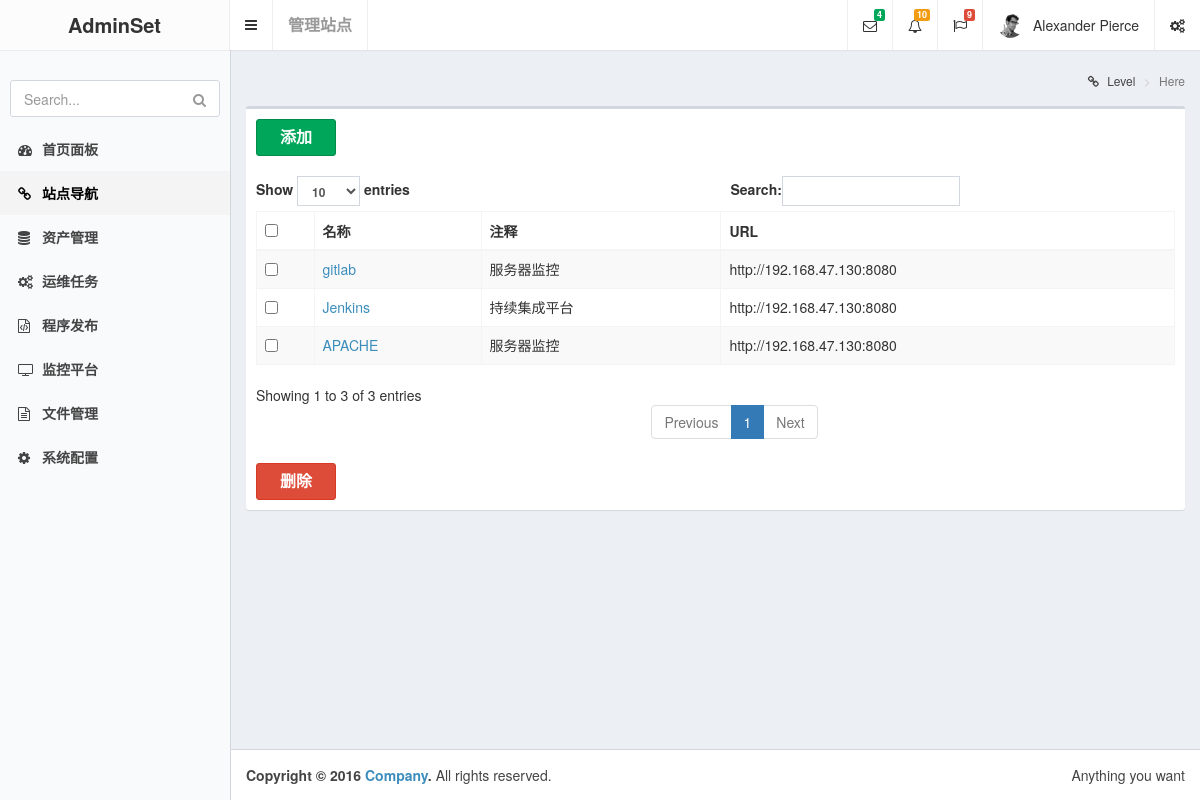
The app's page /navi/manage/, older data.
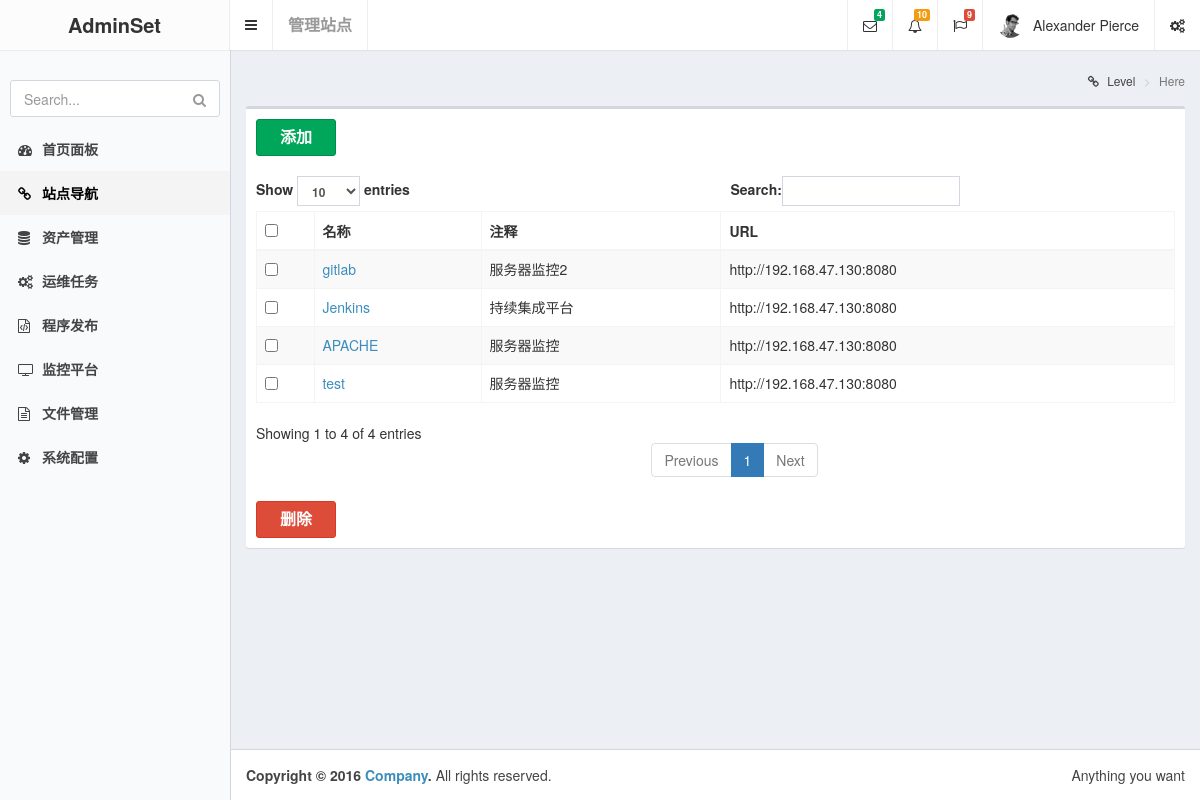
The same page, newer data.
### navi/models.py (models this page shows, shortened)
class navi(models.Model):
    name = models.CharField(u"名称",max_length=50)
    description = models.CharField(u"描述",max_length=50)
    url = models.URLField(u"网址")

### navi/views.py (the view)
def manage(request):
    temp_name = "navi/navi-header.html"
    allnavi = navi.objects.all()
    return render_to_response("navi/manage.html", locals())

### templates/navi/manage.html (shortened to what this page needs)
{% extends 'base.html' %}
{% block content %}
<div class="content-wrapper">
    <section class="content-header">
      <h1>
      </h1>
      <ol class="breadcrumb">
        <li><a href="#"><i class="fa fa-link"></i> Level</a></li>
        <li class="active">Here</li>
      </ol>
    </section>
    <section class="content">
        <form action="{% url 'delete' %}" method="post">
            <div class="box">
                <div class="box-header">
                  <div class="btn-group">
						 <a href="{% url 'add' %}"><li class="btn btn-success" style="width: 60pt;font-size: medium" ><b>添加</b></li></a>
                  </div>
                </div>
                <div class="box-body">
                  <table class="table table-striped table-bordered" id="dataform">
                      <thead>
                        <tr>
                            <th>
                                <input type="checkbox" onclick="checkAll(this, 'item1');" />
                            </th>
                                    <th>名称</th>
                                    <th>注释</th>
                                    <th>URL</th>
                                </tr>
                            </thead>
                            <tbody>
                                {% if allnavi %}
                                {% for navi in allnavi %}
                                    <tr class="even gradeA">
                                        <td><input type="checkbox" id="u_id" class="item1" value="{{ navi.id }}" name="navi_check" /></td>
                                        <td><a href="#"><li style="list-style-type:none" onclick="return tanchu(this.value)" value="{{ navi.id }}">{{ navi.name }}</li></a></td>
                                        <td>{{ navi.description }}</td>
                                        <td>{{ navi.url }}</td>
                                    </tr>
                                {% endfor %}
                                {% else %}
                                    <p>No Item are available.</p>
                                {% endif %}
                            </tbody>
                  </table>
                <div class="btn-group">
						 <button class="btn btn-danger" style="width: 60pt;font-size: medium" onclick="return checkSubmit()"><b>删除</b></button>
                  </div>
                </div>
            </div>
        </form>
    </section>
      </div>
{% endblock %}

### templates/base.html (shortened to what this page needs)
<!DOCTYPE html>
<html>
<head>
    {% include 'link_css.html' %}
</head>
<body class="hold-transition skin-black-light sidebar-mini">
<div class="wrapper">
  {% include temp_name %}
  {% include 'main-sidebar.html' %}
    {% block content %}{% endblock %}
  {% include 'footer.html' %}
</div>
</body>
</html>

### templates/link_css.html
  <link rel="stylesheet" href="/static/bootstrap/css/bootstrap.min.css">
  <link rel="stylesheet" href="/static/font-awesome/css/font-awesome.min.css">
  <link rel="stylesheet" href="/static/ionicons/css/ionicons.min.css">
  <link rel="stylesheet" href="/static/dist/css/AdminLTE.min.css">
  <link rel="stylesheet" href="/static/dist/css/skins/_all-skins.css">

### templates/navi/navi-header.html (shortened to what this page needs)
<header class="main-header">
    <a href="{% url 'index' %}" class="logo">
      <span class="logo-lg"><b>AdminSet</b></span>
    </a>
    <nav class="navbar navbar-static-top" role="navigation">
      <a href="#" class="sidebar-toggle" data-toggle="offcanvas" role="button">
      </a>
        <div class="collapse navbar-collapse pull-left" id="navbar-collapse">
          <ul class="nav navbar-nav">
            <li style="font-size: medium"><a href="{% url 'manage' %}"><b>管理站点</b></a></li>
          </ul>
        </div>
      <div class="navbar-custom-menu">
        <ul class="nav navbar-nav">
          <li class="dropdown messages-menu">
            <a href="#" class="dropdown-toggle" data-toggle="dropdown">
              <i class="fa fa-envelope-o"></i>
              <span class="label label-success">4</span>
            </a>
          </li>
          <li class="dropdown notifications-menu">
            <a href="#" class="dropdown-toggle" data-toggle="dropdown">
              <i class="fa fa-bell-o"></i>
              <span class="label label-warning">10</span>
            </a>
          </li>
          <li class="dropdown tasks-menu">
            <a href="#" class="dropdown-toggle" data-toggle="dropdown">
              <i class="fa fa-flag-o"></i>
              <span class="label label-danger">9</span>
            </a>
          </li>
          <li class="dropdown user user-menu">
            <a href="#" class="dropdown-toggle" data-toggle="dropdown">
              <img src="/static/dist/img/user2-160x160.jpg" class="user-image" alt="User Image">
              <span class="hidden-xs">Alexander Pierce</span>
            </a>
          </li>
          <li>
            <a href="#" data-toggle="control-sidebar"><i class="fa fa-gears"></i></a>
          </li>
        </ul>
      </div>
    </nav>
  </header>

### templates/main-sidebar.html
<aside class="main-sidebar">
    <section class="sidebar">
      <div class="user-panel">
      </div>
      <form action="#" method="get" class="sidebar-form">
        <div class="input-group">
          <input type="text" name="q" class="form-control" placeholder="Search...">
              <span class="input-group-btn">
                <button type="submit" name="search" id="search-btn" class="btn btn-flat"><i class="fa fa-search"></i>
                </button>
              </span>
        </div>
      </form>
      <ul class="sidebar-menu" id="sidebar-menu">
        <li><a href="{% url 'index' %}"><i class="fa fa-dashboard"></i> <span>首页面板</span></a></li>
        <li><a href="{% url 'navi' %}"><i class="fa fa-link"></i> <span>站点导航</span></a></li>
        <li><a href="{% url 'cmdb' %}"><i class="fa fa-database"></i> <span>资产管理</span></a></li>
        <li><a href="{% url 'ansible' %}"><i class="fa fa-cogs"></i> <span>运维任务</span></a></li>
        <li><a href="#"><i class="fa fa-file-code-o"></i> <span>程序发布</span></a></li>
        <li><a href="#"><i class="fa fa-television"></i> <span>监控平台</span></a></li>
        <li><a href="#"><i class="fa fa-file-text-o"></i> <span>文件管理</span></a></li>
        <li><a href="{% url 'config' %}"><i class="fa fa fa-cog"></i> <span>系统配置</span></a></li>
      </ul>
    </section>
  </aside>

### templates/footer.html
<footer class="main-footer">
    <div class="pull-right hidden-xs">
      Anything you want
    </div>
    <strong>Copyright &copy; 2016 <a href="#">Company</a>.</strong> All rights reserved.
  </footer>

Row changes from the older to the newer data that the page shows:
changed navi "gitlab": description "服务器监控" → "服务器监控2"
added navi: {{ navi.id }} 26 (drawn), name "test", description "服务器监控", url "http://192.168.47.130:8080"
Text that changed along with them:
text written by a page script: "Show entries Search: Showing 1 to 3 of 3 entries Previous 1 Next" → "Show entries Search: Showing 1 to 4 of 4 entries Previous 1 Next"
